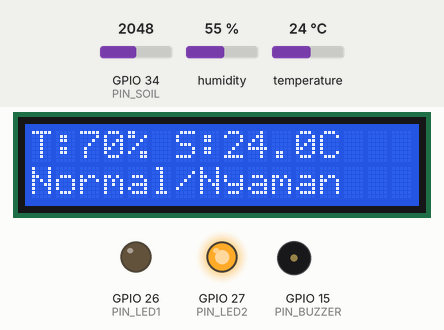
Simulated run of this sketch. Board: ESP32. Shown: 16×2 character LCD, output pins drawn as LEDs (lit = HIGH), buzzer (waves = sounding, pin HIGH). The test bench sets the inputs (shaded band); at power-on: GPIO 34 (PIN_SOIL) = 2048, temperature 24 °C, humidity 55 % (analog values on the 0–4095 scale). WiFi joins after 1.5 s; servers stay silent unless stated; uploads are accepted with an empty reply; not simulated (calls return 0 or success): secrets.h; what the sketch prints to the serial monitor is not drawn.

Above: at 5.1 s.
5.2 s: GPIO 34 (PIN_SOIL) set to 2576
At 6.9 s:
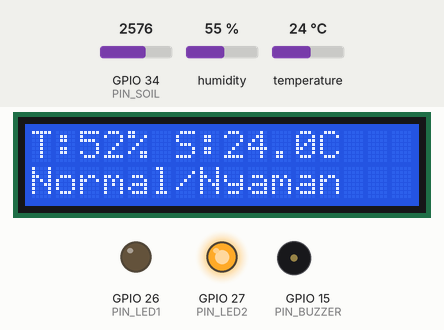
7.5 s: GPIO 34 (PIN_SOIL) set to 2679
At 10.1 s:
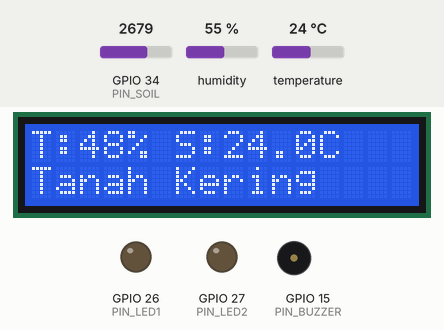
10.5 s: GPIO 34 (PIN_SOIL) set to 1228
At 13.9 s:
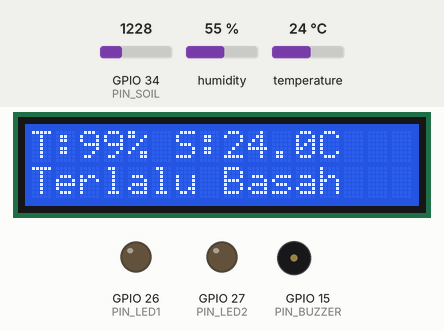
14.5 s: temperature set to 12 °C
At 16.2 s:
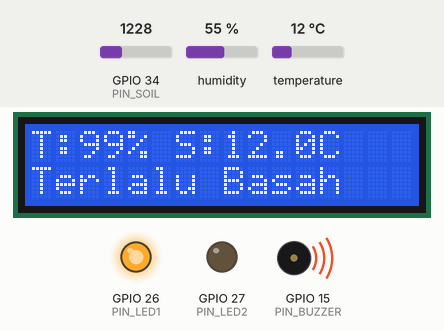
17.5 s: temperature set to 19 °C
At 20.07 s:
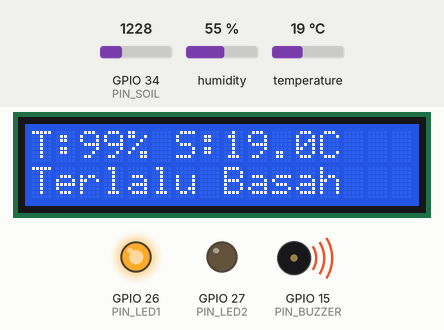
21.4 s: GPIO 34 (PIN_SOIL) set to 1707
At 22.21 s:
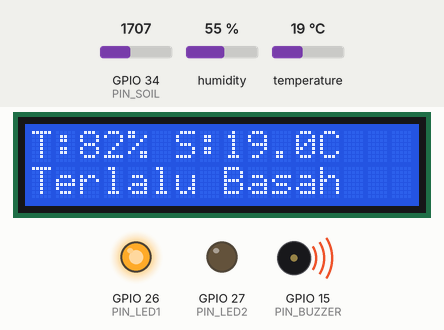
23.3 s: GPIO 34 (PIN_SOIL) set to 1848
Timing chart, 0 to 26.3 s (numbered marks = the images above; inputs shaded):
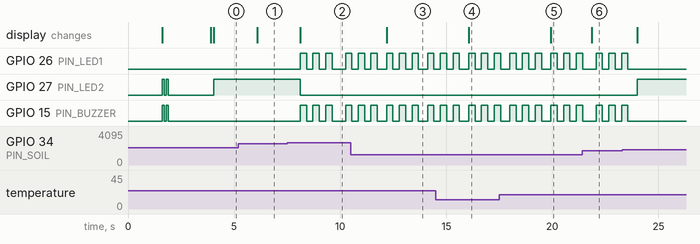

The sketch:

agro-edu-box.ino
```cpp
#include <WiFi.h>
#include <WiFiClientSecure.h>
#include <HTTPClient.h>
#include <Wire.h>
#include <DIYables_LCD_I2C.h>
#include <DHT.h>
#include "secrets.h"

// 1. Konfigurasi Jaringan Wi-Fi
// Nama WiFi, kata sandi, dan token ada di secrets.h, karena file ini ikut masuk
// ke GitHub yang terbuka untuk umum.
const char* ssid = WIFI_SSID;
const char* password = WIFI_PASSWORD;

// 2. Konfigurasi LCD I2C (Alamat 0x27, ukuran 16x2)
DIYables_LCD_I2C lcd(0x27, 16, 2);

// 3. Pemetaan Pin Input & Output ESP32
#define PIN_DHT      14    // Input: Pin DATA DHT22 ke D14
#define DHTTYPE      DHT22
DHT dht(PIN_DHT, DHTTYPE);

const int PIN_SOIL   = 34; // Input: Pin A0 Sensor Tanah ke D34
const int PIN_BUZZER = 15; // Output: Buzzer ke D15
const int PIN_LED1   = 26; // Output: LED 1 (Kering / Terlalu Basah) ke D26
const int PIN_LED2   = 27; // Output: LED 2 (Normal / Nyaman) ke D27

// 4. Kalibrasi Sensor Tanah (Kering = Nilai Tinggi, Basah = Nilai Rendah)
const int BATAS_KERING = 4095;
const int BATAS_BASAH  = 1200;

// Batas pemicu alarm & indikator
const int ALARM_KERING_MAKS = 50;   // Di bawah 50% (0 - 49%) = Tanah Kering
const int ALARM_BASAH_MIN   = 80;   // 80% ke atas (80 - 100%) = Terlalu Basah
const float ALARM_SUHU_MAKS = 35.0; // Suhu maksimal aman

// 5. Pengiriman data ke website
const unsigned long JEDA_KIRIM = 10000;  // kirim tiap 10 detik
const unsigned long JEDA_WIFI  = 20000;  // coba sambung ulang WiFi tiap 20 detik
const int BATAS_TUNGGU_WEBSITE = 15000;  // hotspot HP bisa lambat saat jabat tangan HTTPS
unsigned long waktuKirim = 0;
unsigned long waktuWifi = 0;

// Satu sensor tanah dipindah dengan tangan dari pot ke pot, jadi alat tidak tahu
// sensornya sedang di pot mana. Angkanya dikirim ke keempat pot, lalu siswa
// membaca tab pot tempat sensor sedang ditancapkan.
void kirimKeWebsite(int persenTanah, float suhuC, bool suhuTerbaca) {
  if (WiFi.status() != WL_CONNECTED) {
    Serial.println("Belum kirim: WiFi belum tersambung.");
    return;
  }

  // Suhu gagal dibaca dikirim kosong, bukan 0, supaya website tidak menampilkan "Dingin".
  String suhu = suhuTerbaca ? String(suhuC, 1) : "null";
  String tanah = String(persenTanah);
  String pesan = "{\"suhu\":" + suhu + ",\"pot\":{\"a\":" + tanah + ",\"b\":" + tanah +
                 ",\"c\":" + tanah + ",\"d\":" + tanah + "}}";

  WiFiClientSecure klien;
  klien.setInsecure();  // isinya hanya angka sensor; koneksinya tetap terenkripsi

  HTTPClient http;
  if (!http.begin(klien, INGEST_URL)) {
    Serial.println("Gagal kirim: alamat website tidak bisa dibuka. Periksa INGEST_URL.");
    return;
  }
  http.setConnectTimeout(BATAS_TUNGGU_WEBSITE);
  http.setTimeout(BATAS_TUNGGU_WEBSITE);
  http.addHeader("Content-Type", "application/json");
  http.addHeader("x-iot-token", INGEST_TOKEN);

  int kode = http.POST(pesan);
  if (kode == 200) {
    Serial.print("Terkirim: ");
    Serial.println(pesan);
  } else {
    Serial.print("Gagal kirim, kode ");
    Serial.print(kode);
    Serial.print(": ");
    Serial.println(kode > 0 ? http.getString() : HTTPClient::errorToString(kode));
  }
  http.end();
}

void jagaWifi() {
  if (WiFi.status() == WL_CONNECTED) return;
  if (millis() - waktuWifi < JEDA_WIFI) return;
  waktuWifi = millis();
  Serial.println("WiFi putus, mencoba menyambung ulang...");
  WiFi.disconnect();
  WiFi.begin(ssid, password);
}

void setup() {
  Serial.begin(115200);

  // Mengatur mode pin Output
  pinMode(PIN_BUZZER, OUTPUT);
  pinMode(PIN_LED1, OUTPUT);
  pinMode(PIN_LED2, OUTPUT);

  // Pastikan semua indikator mati saat baru dinyalakan
  digitalWrite(PIN_BUZZER, LOW);
  digitalWrite(PIN_LED1, LOW);
  digitalWrite(PIN_LED2, LOW);

  // Pengaturan akurasi ADC ESP32
  analogReadResolution(12);
  analogSetPinAttenuation(PIN_SOIL, ADC_11db);

  dht.begin();
  Wire.begin(21, 22);

  lcd.begin(16, 2);
  lcd.backlight();

  // Tampilan awal & Koneksi Wi-Fi
  lcd.setCursor(0, 0);
  lcd.print("Menghubungkan");
  lcd.setCursor(0, 1);
  lcd.print("WiFi...");

  WiFi.mode(WIFI_STA);
  WiFi.begin(ssid, password);
  int percobaan = 0;

  while (WiFi.status() != WL_CONNECTED && percobaan < 40) {
    delay(500);
    Serial.print(".");
    percobaan++;
  }
  Serial.println();

  lcd.clear();
  if (WiFi.status() == WL_CONNECTED) {
    Serial.print("WiFi tersambung. Alamat IP: ");
    Serial.println(WiFi.localIP());
    lcd.setCursor(0, 0);
    lcd.print("WiFi Terhubung!");
    // Tes bunyi buzzer & nyala LED bersamaan saat konek
    digitalWrite(PIN_BUZZER, HIGH); digitalWrite(PIN_LED2, HIGH); delay(100);
    digitalWrite(PIN_BUZZER, LOW);  digitalWrite(PIN_LED2, LOW);  delay(100);
    digitalWrite(PIN_BUZZER, HIGH); digitalWrite(PIN_LED2, HIGH); delay(100);
    digitalWrite(PIN_BUZZER, LOW);  digitalWrite(PIN_LED2, LOW);
  } else {
    Serial.println("WiFi belum tersambung. Periksa hotspot dan secrets.h.");
    lcd.setCursor(0, 0);
    lcd.print("Mode Offline");
  }
  delay(2000);
  lcd.clear();
}

void loop() {
  jagaWifi();

  // --- A. MEMBACA SENSOR KELEMBAPAN TANAH ---
  long totalADC = 0;
  for (int i = 0; i < 10; i++) {
    totalADC += analogRead(PIN_SOIL);
    delay(10);
  }
  int nilaiMentahTanah = totalADC / 10;

  int persenTanah = map(nilaiMentahTanah, BATAS_KERING, BATAS_BASAH, 0, 100);
  persenTanah = constrain(persenTanah, 0, 100);

  // --- B. MEMBACA SUHU & KELEMBAPAN UDARA DARI DHT22 ---
  float suhuC = dht.readTemperature();
  float kelembapanUdara = dht.readHumidity();

  bool suhuTerbaca = !(isnan(suhuC) || isnan(kelembapanUdara));
  if (!suhuTerbaca) {
    suhuC = 0.0;
  }

  // --- C. MENENTUKAN STATUS KELEMBAPAN TANAH ---
  String statusTanah = "";
  if (persenTanah >= ALARM_BASAH_MIN) {
    statusTanah = "Terlalu Basah"; // 80 - 100%
  } else if (persenTanah >= ALARM_KERING_MAKS) {
    statusTanah = "Normal/Nyaman"; // 50 - 79%
  } else {
    statusTanah = "Tanah Kering "; // 0 - 49%
  }

  // --- D. MENAMPILKAN DATA DI SERIAL MONITOR ---
  Serial.print("ADC: "); Serial.print(nilaiMentahTanah);
  Serial.print(" | Tanah: "); Serial.print(persenTanah); Serial.print("%");
  Serial.print(" ["); Serial.print(statusTanah); Serial.print("]");
  Serial.print(" | Suhu: "); Serial.print(suhuC, 1); Serial.println("C");

  // --- E. MENAMPILKAN DATA DI LAYAR LCD 16x2 ---
  lcd.setCursor(0, 0);
  lcd.print("T:");
  lcd.print(persenTanah);
  lcd.print("% ");
  lcd.print("S:");
  lcd.print(suhuC, 1);
  lcd.print("C  ");

  lcd.setCursor(0, 1);
  lcd.print(statusTanah);
  lcd.print("    ");

  // --- F. MENGIRIM DATA KE WEBSITE ---
  if (millis() - waktuKirim >= JEDA_KIRIM) {
    waktuKirim = millis();
    kirimKeWebsite(persenTanah, suhuC, suhuTerbaca);
  }

  // --- G. LOGIKA INDIKATOR LED & ALARM BUZZER ---
  // Kondisi 1: Tanah Kering (< 50%) ATAU Terlalu Basah (>= 80%) ATAU Suhu Panas (> 35 C)
  if (persenTanah < ALARM_KERING_MAKS || persenTanah >= ALARM_BASAH_MIN || suhuC > ALARM_SUHU_MAKS) {
    digitalWrite(PIN_LED2, LOW);  // Matikan LED 2 (Normal)

    // Buzzer dan LED 1 menyala & mati bersamaan sebanyak 3 kali (sekitar 1.8 detik)
    for (int k = 0; k < 3; k++) {
      digitalWrite(PIN_BUZZER, HIGH);
      digitalWrite(PIN_LED1, HIGH);
      delay(300);
      digitalWrite(PIN_BUZZER, LOW);
      digitalWrite(PIN_LED1, LOW);
      delay(300);
    }
  }
  // Kondisi 2: Tanah Normal/Nyaman (50% - 79%) dan Suhu Aman
  else {
    digitalWrite(PIN_BUZZER, LOW); // Pastikan Buzzer mati
    digitalWrite(PIN_LED1, LOW);   // Pastikan LED 1 (Bahaya) mati
    digitalWrite(PIN_LED2, HIGH);  // Nyalakan LED 2 (Normal) secara stabil
    delay(1900);
  }
}
```

Measured:
- the behaviour switches between 2647 and 2648 on GPIO 34 (PIN_SOIL) (found by bisection; images 1 and 2)
- after the input at 5.2 s, the display: changes after 0.88 s (image 1)
- after the input at 7.5 s, GPIO 26 (PIN_LED1), GPIO 15 (PIN_BUZZER): LOW → HIGH after 0.62 s, then repeats every 0.60 s: LOW 0.30 s, HIGH 0.30 s; GPIO 27 (PIN_LED2): HIGH → LOW after 0.62 s; the display: changes after 0.62 s (image 2)
- after the input at 10.5 s, the display: changes after 1.7 s (image 3)
- after the input at 14.5 s, the display: changes after 1.6 s (image 4)
- after the input at 17.5 s, the display: changes after 2.4 s (image 5)
- after the input at 21.4 s, the display: changes after 0.46 s (image 6)
- after the input at 23.3 s, GPIO 26 (PIN_LED1), GPIO 15 (PIN_BUZZER): goes on until 23.6 s, then stays LOW; GPIO 27 (PIN_LED2): LOW → HIGH after 0.70 s
